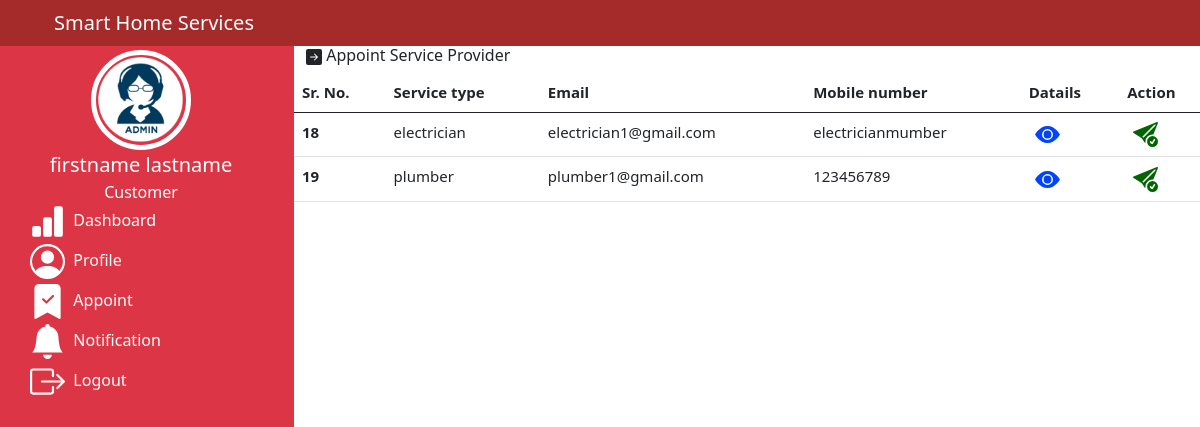
Screenshot of /cappoint.php (signed in) with the database file from the repository.
### tables this page shows
CREATE TABLE `customer` (
  `id` int(6) NOT NULL,
  `fname` varchar(30) NOT NULL,
  `lname` varchar(30) NOT NULL,
  `photo` varchar(50) DEFAULT NULL,
  `address` varchar(50) DEFAULT NULL,
  `mobile` varchar(50) DEFAULT NULL,
  `email` varchar(50) DEFAULT NULL,
  `pass` varchar(50) DEFAULT NULL,
  `role` varchar(100) DEFAULT NULL
);

CREATE TABLE `service` (
  `id` int(20) NOT NULL,
  `fname` varchar(30) NOT NULL,
  `lname` varchar(30) NOT NULL,
  `photo` varchar(30) NOT NULL,
  `address` varchar(30) NOT NULL,
  `stype` varchar(30) NOT NULL,
  `sname` varchar(30) NOT NULL,
  `sphoto` varchar(30) NOT NULL,
  `stimefrom` varchar(30) NOT NULL,
  `stimeto` varchar(30) NOT NULL,
  `mobile` varchar(30) NOT NULL,
  `email` varchar(50) DEFAULT NULL,
  `pass` varchar(30) NOT NULL,
  `role` varchar(30) NOT NULL,
  `astatus` int(12) NOT NULL DEFAULT 1
);

### cappoint.php (the view, shortened to what this page needs)
<!doctype html>
<html lang="en">
<head>
    <link href="https://cdn.jsdelivr.net/npm/bootstrap@5.0.2/dist/css/bootstrap.min.css" rel="stylesheet"
>
</head>
<body>
    <div class="row sticky-top">
        <div class="col-12">
            <nav class="navbar navbar-expand-lg navbar-dark" style="background-color: brown;">
                <div class="container justify-content-between">
                    <div><a class="navbar-brand" href="customer.php">Smart Home Services</a></div>
                </div>
            </nav>
        </div>
    </div>
    <div class="row">
        <div class="col-3 vh-100  bg-danger overflow-auto text-white">
        <div class="row justify-content-around">
        <?php
                  include_once 'includes/conn.php';
                     $aid=$_SESSION['id'];
          $query="select * from customer where id='$aid'";
          $result=mysqli_query($conn,$query);
         while ($row=mysqli_fetch_array($result)){
             ?>
                <div class="col-12">
                    <center>
                        <img src=<?= $row['photo']; ?> width="100px" height="100px" alt=""
                            class="rounded-circle border border-white border-5 mt-1">
                    </center>
                </div>
            </div>
            <div class="row  justify-content-around">
                <div class="col-12">
                    <center>
                        <p class="m-0" style="font-size: 20px;"><?= $row['fname']; ?> <?= $row['lname']; ?></p>
                        <p class="m-0 ">Customer</p>
                    </center>
                </div>
                <?php } ?>
            </div>
            <div class="menu">
                <a href="customer.php"> &nbsp;Dashboard</a>
                <a href="cprofile.php"> &nbsp;Profile</a>
                <a href="cappoint.php"> &nbsp;Appoint</a>
                <a href="cnotifiction.php"><svg xmlns="http://www.w3.org/2000/svg" width="35" height="35"
                        fill="currentColor" class="bi bi-bell-fill" viewBox="0 0 16 16">
                        <path
                            d="M8 16a2 2 0 0 0 2-2H6a2 2 0 0 0 2 2zm.995-14.901a1 1 0 1 0-1.99 0A5.002 5.002 0 0 0 3 6c0 1.098-.5 6-2 7h14c-1.5-1-2-5.902-2-7 0-2.42-1.72-4.44-4.005-4.901z" />
                    </svg> &nbsp;Notification</a>
                <a href="logout.php"> &nbsp;Logout</a>
            </div>
        </div>
        <div class="col-9 vh-100 overflow-auto">
            <h6> Appoint Service Provider</h6>
            <div class="row">
                <table class="table table-hover" style="font-size: 15px;">
                    <thead class="thead-dark">
                        <tr>
                            <th scope="col">Sr. No.</th>
                            <th scope="col">Service type</th>
                            <th scope="col">Email</th>
                            <th scope="col">Mobile number</th>
                            <th>Datails</th>
                            <th>Action</th>
                        </tr>
                    </thead>
                    <tbody>
                    <?php
                     include_once 'includes/conn.php';
          $query="select * from service where astatus='0'";
          $result=mysqli_query($conn,$query);
         while ($row=mysqli_fetch_array($result)){ ?>
                        <tr>
                        <form action="dbopertion.php" method="post" enctype="multipart/form-data">
                            <th scope="row"><?= $row['id']; ?></th>
                            <td><?= $row['stype']; ?></td>
                            <td><?= $row['email']; ?></td>
                            <td><?= $row['mobile']; ?></td>
                            <td><button style="border:none; background-color:transparent;" type="submit" name="sspbtn" ></button></td>
                            <td><button style="border:none; background-color:transparent;" type="submit" name="rsp"></button></td>
         </form>
                        </tr>
                        <?php } ?>
                    </tbody>
                </table>
            </div>
        </div>
    </div>
</body>
</html>

### cappoint.php (style rules this page uses)
.menu a { text-decoration: none; display: block; color: white; align-items: center; margin: 0 auto; margin-left: 30px; margin-bottom: 5px; }

### rows the page displays
customer: photo (picture), fname "firstname", lname "lastname"
service: id "18", stype "electrician", email "electrician1@gmail.com", mobile "electricianmumber"
service: id "19", stype "plumber", email "plumber1@gmail.com", mobile "123456789"
